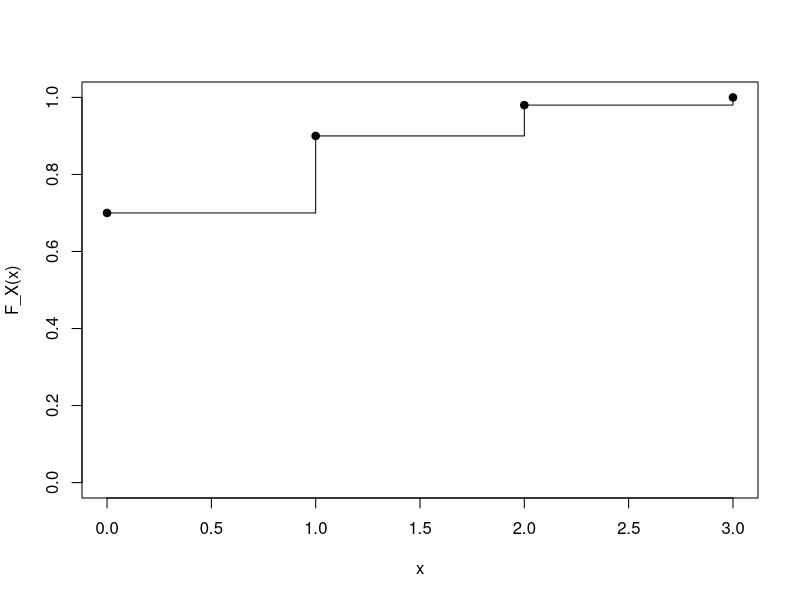
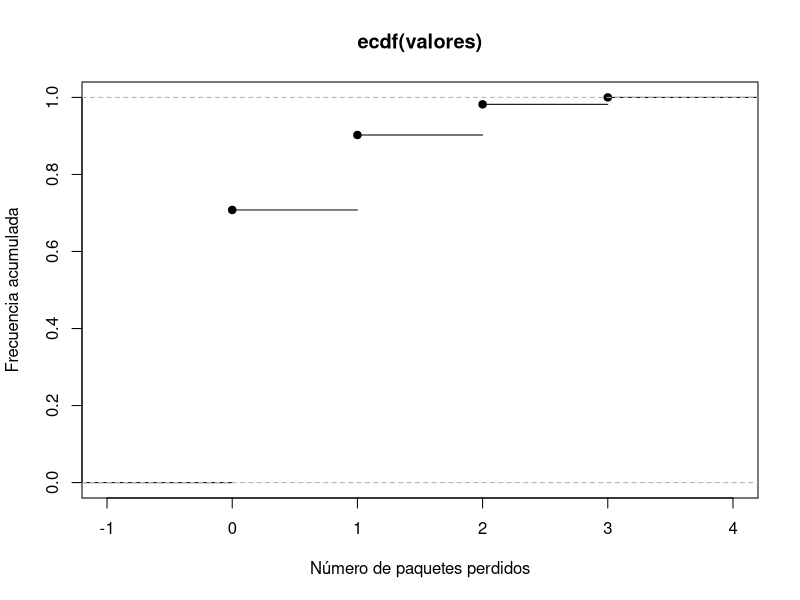

R code for these plots, in order:
## ---- chunk 1
x <- 0:3
p <- c(0.70, 0.20, 0.08, 0.02)
F <- cumsum(p)

data.frame(x = x, probabilidad = p, acumulada = F)
## ---- chunk 2
plot(x, F, type = "s",
     ylim = c(0, 1),
     xlab = "x",
     ylab = "F_X(x)")
points(x, F, pch = 19)
## ---- chunk 3
set.seed(2026)
valores <- sample(
  0:3,
  size = 5000,
  replace = TRUE,
  prob = c(0.70, 0.20, 0.08, 0.02)
)

F_emp <- ecdf(valores)
plot(F_emp,
     xlab = "Número de paquetes perdidos",
     ylab = "Frecuencia acumulada")
